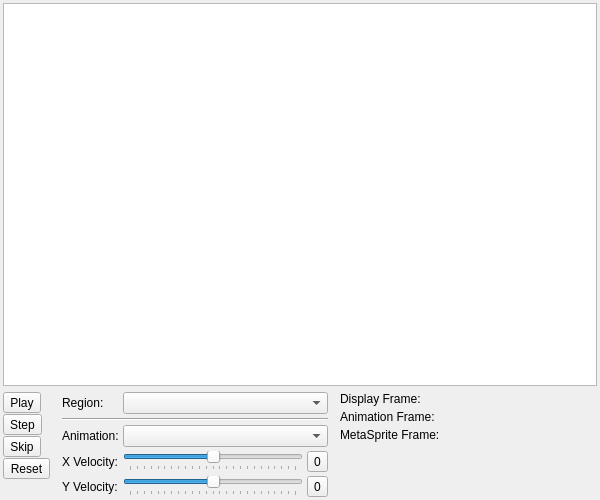
<?xml version="1.0" encoding="UTF-8"?>
<ui version="4.0">
 <class>UnTech::GuiQt::MetaSprite::Animation::AnimationPreview</class>
 <widget class="QWidget" name="UnTech::GuiQt::MetaSprite::Animation::AnimationPreview">
  <property name="geometry">
   <rect>
    <x>0</x>
    <y>0</y>
    <width>600</width>
    <height>500</height>
   </rect>
  </property>
  <layout class="QVBoxLayout" name="verticalLayout" stretch="1,0">
   <property name="leftMargin">
    <number>3</number>
   </property>
   <property name="topMargin">
    <number>3</number>
   </property>
   <property name="rightMargin">
    <number>3</number>
   </property>
   <property name="bottomMargin">
    <number>3</number>
   </property>
   <item>
    <widget class="ZoomableGraphicsView" name="graphicsView">
     <property name="verticalScrollBarPolicy">
      <enum>Qt::ScrollBarAlwaysOff</enum>
     </property>
     <property name="horizontalScrollBarPolicy">
      <enum>Qt::ScrollBarAlwaysOff</enum>
     </property>
    </widget>
   </item>
   <item>
    <layout class="QHBoxLayout" name="footerLayout" stretch="0,0,1">
     <property name="spacing">
      <number>12</number>
     </property>
     <item>
      <layout class="QVBoxLayout" name="buttonLayout">
       <property name="spacing">
        <number>1</number>
       </property>
       <item>
        <widget class="QToolButton" name="playButton">
         <property name="toolTip">
          <string>Play Animation</string>
         </property>
         <property name="text">
          <string>Play</string>
         </property>
         <property name="checkable">
          <bool>true</bool>
         </property>
        </widget>
       </item>
       <item>
        <widget class="QToolButton" name="stepButton">
         <property name="toolTip">
          <string>Step Display Frame</string>
         </property>
         <property name="text">
          <string>Step</string>
         </property>
        </widget>
       </item>
       <item>
        <widget class="QToolButton" name="skipButton">
         <property name="toolTip">
          <string>Skip Animation Frame</string>
         </property>
         <property name="text">
          <string>Skip</string>
         </property>
        </widget>
       </item>
       <item>
        <widget class="QToolButton" name="resetButton">
         <property name="toolTip">
          <string>Reset Animation</string>
         </property>
         <property name="text">
          <string>Reset</string>
         </property>
        </widget>
       </item>
       <item>
        <spacer name="verticalSpacer">
         <property name="orientation">
          <enum>Qt::Vertical</enum>
         </property>
         <property name="sizeHint" stdset="0">
          <size>
           <width>0</width>
           <height>0</height>
          </size>
         </property>
        </spacer>
       </item>
      </layout>
     </item>
     <item>
      <layout class="QGridLayout" name="settingsLayout">
       <property name="spacing">
        <number>4</number>
       </property>
       <item row="0" column="0">
        <widget class="QLabel" name="regionLabel">
         <property name="text">
          <string>Region:</string>
         </property>
        </widget>
       </item>
       <item row="0" column="1" colspan="2">
        <widget class="QComboBox" name="region"/>
       </item>
       <item row="1" column="0" colspan="3">
        <widget class="Line" name="line">
         <property name="orientation">
          <enum>Qt::Horizontal</enum>
         </property>
        </widget>
       </item>
       <item row="2" column="0">
        <widget class="QLabel" name="animationLabel">
         <property name="text">
          <string>Animation:</string>
         </property>
        </widget>
       </item>
       <item row="2" column="1" colspan="2">
        <widget class="QComboBox" name="animation"/>
       </item>
       <item row="3" column="0">
        <widget class="QLabel" name="xVelocityLabel">
         <property name="text">
          <string>X Velocity:</string>
         </property>
        </widget>
       </item>
       <item row="3" column="1">
        <widget class="QSlider" name="xVelocity">
         <property name="minimumSize">
          <size>
           <width>180</width>
           <height>0</height>
          </size>
         </property>
         <property name="minimum">
          <number>-384</number>
         </property>
         <property name="maximum">
          <number>384</number>
         </property>
         <property name="singleStep">
          <number>1</number>
         </property>
         <property name="pageStep">
          <number>32</number>
         </property>
         <property name="orientation">
          <enum>Qt::Horizontal</enum>
         </property>
         <property name="tickPosition">
          <enum>QSlider::TicksBelow</enum>
         </property>
         <property name="tickInterval">
          <number>32</number>
         </property>
        </widget>
       </item>
       <item row="3" column="2">
        <widget class="QToolButton" name="zeroXVelocityButton">
         <property name="text">
          <string>0</string>
         </property>
        </widget>
       </item>
       <item row="4" column="0">
        <widget class="QLabel" name="yVelocityLabel">
         <property name="text">
          <string>Y Velocity:</string>
         </property>
        </widget>
       </item>
       <item row="4" column="1">
        <widget class="QSlider" name="yVelocity">
         <property name="minimum">
          <number>-384</number>
         </property>
         <property name="maximum">
          <number>384</number>
         </property>
         <property name="singleStep">
          <number>1</number>
         </property>
         <property name="pageStep">
          <number>32</number>
         </property>
         <property name="orientation">
          <enum>Qt::Horizontal</enum>
         </property>
         <property name="tickPosition">
          <enum>QSlider::TicksBelow</enum>
         </property>
         <property name="tickInterval">
          <number>32</number>
         </property>
        </widget>
       </item>
       <item row="4" column="2">
        <widget class="QToolButton" name="zeroYVelocityButton">
         <property name="text">
          <string>0</string>
         </property>
        </widget>
       </item>
      </layout>
     </item>
     <item>
      <layout class="QFormLayout" name="displayLayout">
       <property name="verticalSpacing">
        <number>4</number>
       </property>
       <item row="0" column="0">
        <widget class="QLabel" name="displayFrameLabel">
         <property name="text">
          <string>Display Frame:</string>
         </property>
        </widget>
       </item>
       <item row="0" column="1">
        <widget class="QLabel" name="displayFrame">
         <property name="text">
          <string/>
         </property>
        </widget>
       </item>
       <item row="1" column="0">
        <widget class="QLabel" name="animationFrameLabel">
         <property name="text">
          <string>Animation Frame:</string>
         </property>
        </widget>
       </item>
       <item row="1" column="1">
        <widget class="QLabel" name="animationFrame">
         <property name="text">
          <string/>
         </property>
        </widget>
       </item>
       <item row="2" column="0">
        <widget class="QLabel" name="metaSpriteFrameLabel">
         <property name="text">
          <string>MetaSprite Frame:</string>
         </property>
        </widget>
       </item>
       <item row="2" column="1">
        <widget class="QLabel" name="metaSpriteFrame">
         <property name="text">
          <string/>
         </property>
        </widget>
       </item>
      </layout>
     </item>
    </layout>
   </item>
  </layout>
 </widget>
 <customwidgets>
  <customwidget>
   <class>ZoomableGraphicsView</class>
   <extends>QGraphicsView</extends>
   <header>gui-qt/common/graphics/zoomablegraphicsview.h</header>
  </customwidget>
 </customwidgets>
 <resources/>
 <connections/>
</ui>
